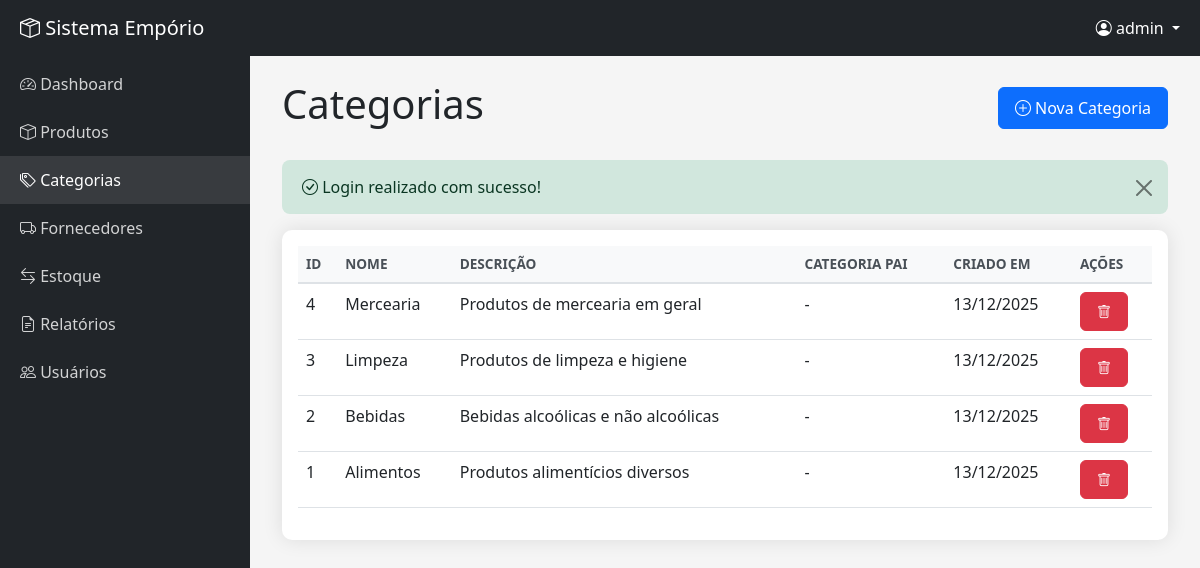
Page /categories (signed in) on the committed database.
### tables this page shows
CREATE TABLE categories (
    id INT PRIMARY KEY AUTO_INCREMENT,
    name VARCHAR(100) NOT NULL,
    description TEXT,
    parent_id INT NULL,
    created_at TIMESTAMP DEFAULT CURRENT_TIMESTAMP,
    FOREIGN KEY (parent_id) REFERENCES categories(id) ON DELETE SET NULL,
    INDEX idx_parent (parent_id)
);

### src/Core/View.php (called while the page is built, shortened)
<?php
class View
{
    public static function render(string $view, array $data = []): void
    {
        extract($data);
        $viewPath = __DIR__ . "/../Views/{$view}.php";
        require $viewPath;
    }
}

### src/Core/Controller.php (called while the page is built, shortened)
<?php
abstract class Controller
{
    protected function view(string $view, array $data = []): void
    {
        View::render($view, $data);
    }
}

### src/Controllers/CategoryController.php (called while the page is built, shortened)
<?php
class CategoryController extends Controller
{
    public function index(): void
    {
        $categories = Category::withParent();
        $this->view('categories/index', ['categories' => $categories]);
    }
}

### public/index.php (called while the page is built, shortened)
<?php
$router = new Router();
$router->get('/', 'HomeController', 'index');
$router->get('/login', 'AuthController', 'showLogin');
$router->post('/login', 'AuthController', 'login');
$router->get('/register', 'AuthController', 'showRegister');
$router->post('/register', 'AuthController', 'register');
$router->get('/logout', 'AuthController', 'logout');
$router->get('/dashboard', 'HomeController', 'dashboard');
$router->get('/products', 'ProductController', 'index');
$router->get('/products/create', 'ProductController', 'create');
$router->post('/products', 'ProductController', 'store');
$router->get('/products/{id}', 'ProductController', 'show');
$router->get('/products/{id}/edit', 'ProductController', 'edit');
$router->post('/products/{id}/update', 'ProductController', 'update');
$router->post('/products/{id}/delete', 'ProductController', 'delete');
$router->get('/categories', 'CategoryController', 'index');
$router->get('/categories/create', 'CategoryController', 'create');
$router->post('/categories', 'CategoryController', 'store');
$router->post('/categories/{id}/delete', 'CategoryController', 'delete');
$router->get('/suppliers', 'SupplierController', 'index');
$router->get('/suppliers/create', 'SupplierController', 'create');
$router->post('/suppliers', 'SupplierController', 'store');
$router->post('/suppliers/{id}/delete', 'SupplierController', 'delete');
$router->get('/stock', 'StockController', 'index');
$router->get('/stock/movement', 'StockController', 'showMovement');
$router->post('/stock/movement', 'StockController', 'storeMovement');
$router->get('/reports', 'ReportController', 'index');
$router->get('/reports/pdf', 'ReportController', 'exportPdf');
$router->get('/users', 'UserController', 'index');
$router->dispatch();

### src/Core/Session.php (called while the page is built, shortened)
<?php
class Session
{
    public static function get(string $key, mixed $default = null): mixed
    {
        return $_SESSION[$key] ?? $default;
    }
    public static function has(string $key): bool
    {
        return isset($_SESSION[$key]);
    }
    public static function flash(string $key, mixed $value = null): mixed
    {
        $value = self::get("_flash_{$key}");
        return $value;
    }
}

### src/Core/Auth.php (called while the page is built, shortened)
<?php
class Auth
{
    public static function check(): bool
    {
        return Session::has('user_id');
    }
    public static function user(): ?array
    {
        return [
            'id' => Session::get('user_id'),
            'email' => Session::get('user_email'),
            'role' => Session::get('user_role'),
            'username' => Session::get('user_username'),
        ];
    }
    public static function hasRole(string $role): bool
    {
        $user = self::user();
        return $user && $user['role'] === $role;
    }
    public static function isAdmin(): bool
    {
        return self::hasRole('Admin');
    }
}

### src/Models/Category.php (called while the page is built, shortened)
<?php
class Category extends Model
{
    public static function withParent(): array
    {
        $sql = "SELECT c.*, p.name as parent_name
                FROM categories c
                LEFT JOIN categories p ON c.parent_id = p.id
                ORDER BY c.id DESC";
        return Database::query($sql)->fetchAll();
    }
}

### config/database.php (called while the page is built)
<?php
return [
    'host' => $_ENV['DB_HOST'] ?? 'localhost',
    'port' => $_ENV['DB_PORT'] ?? '3306',
    'database' => $_ENV['DB_NAME'] ?? 'emporio',
    'username' => $_ENV['DB_USER'] ?? 'root',
    'password' => $_ENV['DB_PASS'] ?? '',
    'charset' => 'utf8mb4',
    'options' => [
        PDO::ATTR_ERRMODE => PDO::ERRMODE_EXCEPTION,
        PDO::ATTR_DEFAULT_FETCH_MODE => PDO::FETCH_ASSOC,
        PDO::ATTR_EMULATE_PREPARES => false,
    ]
];

### src/Core/Database.php (called while the page is built, shortened)
<?php
class Database
{
    private static ?PDO $instance = null;
    public static function getInstance(): PDO
    {
        if (self::$instance === null) {
            $config = require __DIR__ . '/../../config/database.php';
            try {
                $dsn = "mysql:host={$config['host']};port={$config['port']};dbname={$config['database']};charset={$config['charset']}";
                self::$instance = new PDO($dsn, $config['username'], $config['password'], $config['options']);
            } catch (PDOException $e) {
                error_log("Erro de conexão com o banco de dados: " . $e->getMessage());
                die("Erro ao conectar com o banco de dados. Por favor, tente novamente mais tarde.");
            }
        }
        return self::$instance;
    }
    public static function query(string $sql, array $params = []): \PDOStatement
    {
        $stmt = self::getInstance()->prepare($sql);
        $stmt->execute($params);
        return $stmt;
    }
}

### src/Views/categories/index.php (the view, shortened to what this page needs)
<?php require __DIR__ . '/../layouts/header.php'; ?>
<?php require __DIR__ . '/../layouts/sidebar.php'; ?>
<div class="main-content">
    <div class="container-fluid">
        <div class="d-flex justify-content-between align-items-center mb-4">
            <h1>Categorias</h1>
            <a href="/categories/create" class="btn btn-primary">
                <i class="bi bi-plus-circle"></i> Nova Categoria
            </a>
        </div>
        <?php
        if ($success = Session::flash('success')):
        ?>
        <div class="alert alert-success alert-dismissible fade show">
            <i class="bi bi-check-circle"></i> <?= htmlspecialchars($success) ?>
            <button type="button" class="btn-close" data-bs-dismiss="alert"></button>
        </div>
        <?php endif; ?>
        <div class="card">
            <div class="card-body">
                <div class="table-responsive">
                    <table class="table table-hover">
                        <thead>
                            <tr>
                                <th>ID</th>
                                <th>Nome</th>
                                <th>Descrição</th>
                                <th>Categoria Pai</th>
                                <th>Criado em</th>
                                <th>Ações</th>
                            </tr>
                        </thead>
                        <tbody>
                            <?php if (empty($categories)): ?>
                            <tr>
                                <td colspan="6" class="text-center text-muted">Nenhuma categoria encontrada.</td>
                            </tr>
                            <?php else: ?>
                                <?php foreach ($categories as $category): ?>
                                <tr>
                                    <td><?= $category['id'] ?></td>
                                    <td><?= htmlspecialchars($category['name']) ?></td>
                                    <td><?= htmlspecialchars($category['description'] ?? '-') ?></td>
                                    <td><?= htmlspecialchars($category['parent_name'] ?? '-') ?></td>
                                    <td><?= date('d/m/Y', strtotime($category['created_at'])) ?></td>
                                    <td>
                                        <form method="POST" action="/categories/<?= $category['id'] ?>/delete" class="d-inline">
                                            <button type="submit" class="btn btn-danger btn-sm btn-delete" title="Excluir">
                                                <i class="bi bi-trash"></i>
                                            </button>
                                        </form>
                                    </td>
                                </tr>
                                <?php endforeach; ?>
                            <?php endif; ?>
                        </tbody>
                    </table>
                </div>
            </div>
        </div>
    </div>
</div>
<?php require __DIR__ . '/../layouts/footer.php'; ?>

### src/Core/Router.php (shortened to what this page needs)
<?php
class Router
{
    private array $routes = [];
    public function add(string $method, string $path, string $controller, string $action): void
    {
        $this->routes[] = [
            'method' => strtoupper($method),
            'path' => $path,
            'controller' => $controller,
            'action' => $action
        ];
    }
    public function dispatch(): void
    {
        $method = $_SERVER['REQUEST_METHOD'];
        $path = parse_url($_SERVER['REQUEST_URI'], PHP_URL_PATH);
        $path = preg_replace('#^/public#', '', $path);
        foreach ($this->routes as $route) {
            $pattern = '#^' . preg_replace('#\{([a-z]+)\}#', '([0-9]+)', $route['path']) . '$#';
            if ($route['method'] === $method && preg_match($pattern, $path, $matches)) {
                array_shift($matches);
                $controller = new $controllerClass();
                call_user_func_array([$controller, $route['action']], $matches);
                return;
            }
        }
    }
}

### src/Views/layouts/header.php (shortened to what this page needs)
<!DOCTYPE html>
<html lang="pt-BR">
<head>
    <link href="https://cdn.jsdelivr.net/npm/bootstrap@5.3.0/dist/css/bootstrap.min.css" rel="stylesheet">
    <link rel="stylesheet" href="https://cdn.jsdelivr.net/npm/bootstrap-icons@1.10.0/font/bootstrap-icons.css">
    <link rel="stylesheet" href="/css/style.css">
</head>
<body>
    <nav class="navbar navbar-expand-lg navbar-dark bg-dark fixed-top">
        <div class="container-fluid">
            <a class="navbar-brand ms-2" href="/dashboard">
                <i class="bi bi-box-seam"></i> Sistema Empório
            </a>
            <div class="navbar-nav ms-auto">
                <div class="nav-item dropdown">
                    <a class="nav-link dropdown-toggle text-white" href="#" role="button" data-bs-toggle="dropdown">
                        <i class="bi bi-person-circle"></i>
                        <?php
                        $user = Auth::user();
                        echo htmlspecialchars($user['username'] ?? 'Usuário');
                        ?>
                    </a>
                </div>
            </div>
        </div>
    </nav>

### src/Views/layouts/sidebar.php (shortened to what this page needs)
<div class="sidebar">
    <nav class="nav flex-column">
        <a class="nav-link" href="/dashboard">
            <i class="bi bi-speedometer2"></i> Dashboard
        </a>
        <a class="nav-link" href="/products">
            <i class="bi bi-box"></i> Produtos
        </a>
        <a class="nav-link" href="/categories">
            <i class="bi bi-tags"></i> Categorias
        </a>
        <a class="nav-link" href="/suppliers">
            <i class="bi bi-truck"></i> Fornecedores
        </a>
        <a class="nav-link" href="/stock">
            <i class="bi bi-arrow-left-right"></i> Estoque
        </a>
        <a class="nav-link" href="/reports">
            <i class="bi bi-file-earmark-text"></i> Relatórios
        </a>
        <?php
        if (Auth::isAdmin()):
        ?>
        <a class="nav-link" href="/users">
            <i class="bi bi-people"></i> Usuários
        </a>
        <?php endif; ?>
    </nav>
</div>

### src/Views/layouts/footer.php (shortened to what this page needs)
</body>
</html>

### public/css/style.css (style rules this page uses)
:root { --primary-color: #0d6efd; --secondary-color: #6c757d; --success-color: #198754; --danger-color: #dc3545; --warning-color: #ffc107; --info-color: #0dcaf0; --dark-color: #212529; --light-color: #f8f9fa; }
* { margin: 0; padding: 0; box-sizing: border-box; }
body { font-family: 'Segoe UI', Tahoma, Geneva, Verdana, sans-serif; background-color: #f5f5f5; }
.sidebar { position: fixed; top: 0; left: 0; height: 100vh; width: 250px; background-color: #212529; padding-top: 60px; transition: all 0.3s; z-index: 100; }
.sidebar .nav-link { color: rgba(255, 255, 255, 0.8); padding: 12px 20px; display: block; text-decoration: none; transition: all 0.3s; }
.sidebar .nav-link:hover, .sidebar .nav-link.active { background-color: rgba(255, 255, 255, 0.1); color: #fff; }
.main-content { margin-left: 250px; padding: 80px 20px 20px; min-height: 100vh; }
.card { border: none; border-radius: 10px; box-shadow: 0 0 20px rgba(0, 0, 0, 0.1); margin-bottom: 20px; }
.table { background-color: white; }
.table thead th { background-color: #f8f9fa; border-bottom: 2px solid #dee2e6; font-weight: 600; text-transform: uppercase; font-size: 0.85rem; color: #495057; }
.btn { border-radius: 6px; padding: 8px 16px; font-weight: 500; transition: all 0.3s; }
.alert { border-radius: 8px; border: none; padding: 15px 20px; }

### rows in the picture
categories: id "4", name "Mercearia", description "Produtos de mercearia em geral", parent_name "-", created_at "13/12/2025"
categories: id "3", name "Limpeza", description "Produtos de limpeza e higiene", parent_name "-", created_at "13/12/2025"
categories: id "2", name "Bebidas", description "Bebidas alcoólicas e não alcoólicas", parent_name "-", created_at "13/12/2025"
categories: id "1", name "Alimentos", description "Produtos alimentícios diversos", parent_name "-", created_at "13/12/2025"
